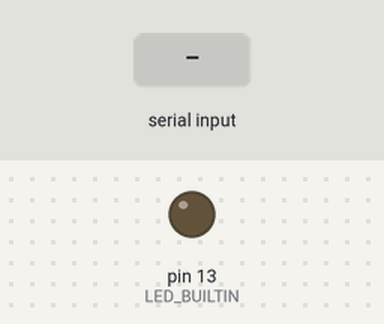
A sketch run on a simulated Arduino Uno, built with avr-gcc and run on an emulated ATmega328P. Parts: output pins drawn as LEDs (lit = HIGH). Dashed ring = blinking. Inputs (shaded band) come from the test bench.

Above: at 1.2 s.
1.3 s: "c" received over Serial
At 2.2 s:
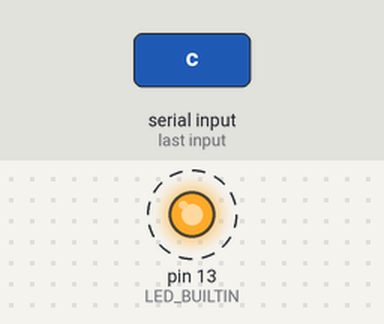
4.3 s: "a" received over Serial
6.3 s: "b" received over Serial
At 7.0 s:
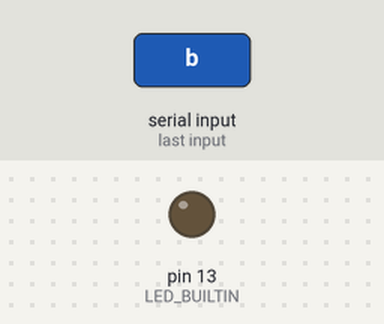
Timing chart, 0 to 9.3 s (numbered marks = the images above; inputs shaded):
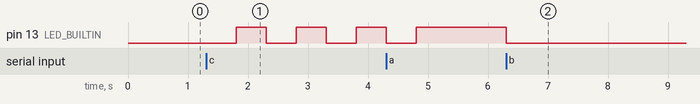

Measured:
- after the input at 1.3 s, pin 13 (LED_BUILTIN): alternates HIGH for 0.50 s and LOW for 0.50 s, starting after 0.50 s
- after the input at 6.3 s, pin 13 (LED_BUILTIN): HIGH → LOW at once

The sketch:

sketch_dec13a.ino
```cpp
int input;
int output;
int x=-1;

void setup() {
  pinMode(LED_BUILTIN, OUTPUT);
  Serial.begin(9600);

}

void loop() {
  if(Serial.available()>0)
  {
    input=Serial.read();


    if(input=='a')
    {
    digitalWrite(LED_BUILTIN, HIGH);
    }


    if(input=='b')
    {
    digitalWrite(LED_BUILTIN, LOW);
    }


    if(input=='c')
    {
      digitalWrite(LED_BUILTIN, LOW);

      delay(500);

      for(int i=0; i<7; i++)
        {

        if(i==0 || i==2 || i==4)
          {
          digitalWrite(LED_BUILTIN, HIGH);
          delay(500);
          }

        if(i==1 || i==3 || i==5)
          {
          digitalWrite(LED_BUILTIN, LOW);
          delay(500);
          }

        }
    }


    if(input=='d')
      {

      while(x==-1){
        x=Serial.read();
      }
      output=x*x;
      Serial.println(output);
      x=-1;

      }
  }
}
```
